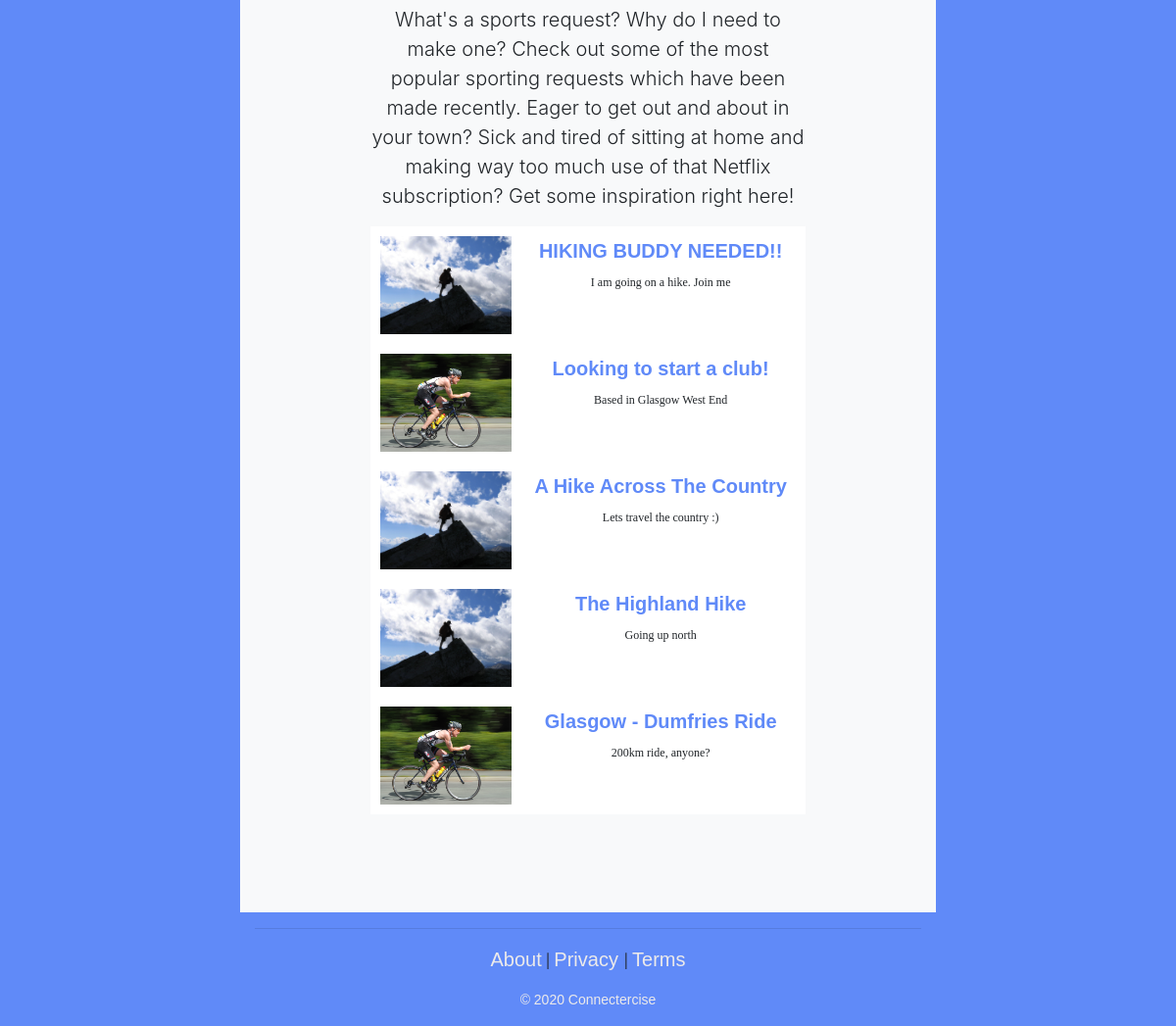
The app's page / (lower part), older data.
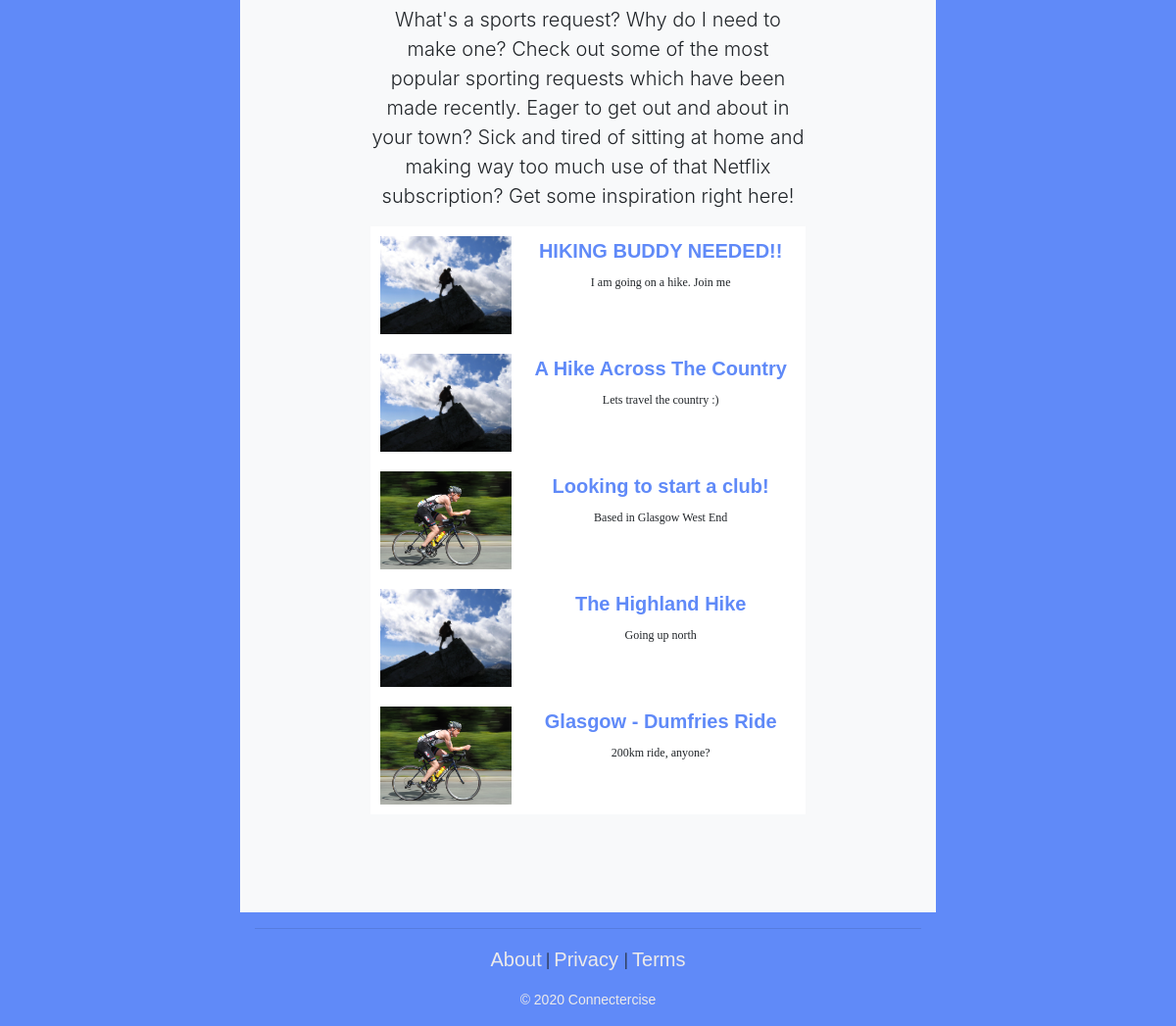
The same page, newer data.
### connectercise/models.py (models this page shows, shortened)
class SportRequest(models.Model):
    sport = models.ForeignKey(Sport, on_delete=models.CASCADE)
    title = models.CharField(max_length=128)
    views = models.IntegerField(default=0)
    slug = models.SlugField(unique=True)
    request_id = models.CharField(max_length=128,primary_key=True)
    suggested_date = models.DateField(null=True, blank=True, help_text='MM/DD/YY (optional HH:MM)')
    location = models.CharField(max_length=512)
    creator = models.ForeignKey(User, on_delete=models.CASCADE)
    desc = models.CharField(max_length=1024)
    completed = models.BooleanField(default=False)
    picture = models.ImageField(upload_to='requests', blank=True)

class Sport(models.Model):
    name = models.CharField(max_length=128, unique=True)
    slug = models.SlugField(unique=True)
    picture = models.ImageField(upload_to='sports', default='sports/default.jpg')

### connectercise/views.py (the view)
# urls.py: path('', views.index, name='index'),
def index(request):
    if request.user.is_authenticated:
        if timezone.now() - request.user.date_joined < timedelta(seconds=5):
            return redirect(reverse('connectercise:user_settings', kwargs={'user_profile_slug': request.user}))
    sport_list = Sport.objects.all()[:5]
    request_list = SportRequest.objects.order_by('-views')[:5]
    context_dict = {}
    context_dict['boldmessage'] = 'lorem ipsum?'
    context_dict['sports'] = sport_list
    context_dict['requests'] = request_list
    return render(request, 'connectercise/index.html', context=context_dict)

### templates/connectercise/index.html (shortened to what this page needs)
{% extends 'connectercise/base.html' %}
{% load static %}
{% load static %}
{% block body_block %}
{% if user.is_authenticated %}
<div class="container text-center">
    <div class="jumbotron p-4">
        <div class="container">
              <h1>Oh hello,
                {% if user.first_name %}
                {{ user.first_name }} {{ user.last_name }}!
                {% else %}
                {{ user.username }}!
                {% endif %}
                </h1>
        </div>
    </div>
  <br>
<section id="sports" class="bg-light">
<div class="container">
  <div class="row">
    <div class="col-lg-8 mx-auto">
    <h2>Check out some of the sports.</h2><br>
      <ul class="nav flex-column">
        {% if sports %}
            {% for s in sports %}
                <ul class="list">
                    <li class="list">
                    <img class="list" src="{{ s.picture.url }}" />
                    <h3 class="list"><a class="nav-link active" href = "{% url 'connectercise:show_sport' s.slug %}">
                    {{ s.name }}</a></h3>
                    </li>
                </ul>
            {% endfor %}
        {% else %}
            <li class="nav-item">There are no sports present.</li>
        {% endif %}
    </ul>
    </div>
  </div>
</div>
</section>
<br>
<section id="requests" class="bg-light">
<div class="container">
  <div class="row">
    <div class="col-lg-8 mx-auto">
      {% if requests %}
      <h2>Explore trending requests right now.</h2><br>
        <ul class="nav flex-column">
            {% for r in requests %}
                <ul class="list">
                    <li class="list">
                    {% if r.picture %}
                    <img class="list" src="{{ r.picture.url }}" />
                    {% else %}
                    <img class="list" src="{{ r.sport.picture.url }}" />
                    {% endif %}
                    <h3 class="list"><a href="{% url 'connectercise:show_request' r.sport.slug r.slug %}">
                    {{ r.title }}</a></h3>
                    <p class="list">{{ r.desc }}</p>
                    </li>
                </ul>
            {% endfor %}
      {% else %}
            <li class="nav-item">There are no requests present.</li>
      {% endif %}
    </ul>
    </div>
  </div>
</div>
</section>
{% else %}
<section id="requests" class="bg-light">
  <div class="container">
    <div class="row">
      <div class="col-lg-8 mx-auto">
        <p class="lead">What's a sports request? Why do I need to make one? Check out some of the most popular sporting requests which have been made recently. Eager to get out and about in your town? Sick and tired of sitting at home and making way too much use of that Netflix subscription? Get some inspiration right here!</p>
          <ul class="nav flex-column">
          {% if requests %}
              {% for r in requests %}
                  <ul class="list">
                      <li class="list">
                      {% if r.picture %}
                      <img class="list" src="{{ r.picture.url }}" />
                      {% else %}
                      <img class="list" src="{{ r.sport.picture.url }}" />
                      {% endif %}
                      <h3 class="list"><a href="{% url 'connectercise:show_request' r.sport.slug r.slug %}">
                      {{ r.title }}</a></h3>
                      <p class="list">{{ r.desc }}</p>
                      </li>
                  </ul>
              {% endfor %}
          {% else %}
              <li class="nav-item">There are no requests present.</li>
          {% endif %}
      </ul>
      </div>
    </div>
  </div>
</section>
{% endif %}
{% endblock %}

### templates/connectercise/base.html (shortened to what this page needs)
<!DOCTYPE html>
{% load static %}
{% load connectercise_template_tags %}
<html lang="en">
    <head>
    <link href="{% static 'vendor/bootstrap/css/bootstrap.min.css' %}" rel="stylesheet">
    <link href="{% static 'css/dashboard.css' %}" rel="stylesheet">
    <link rel="stylesheet" href="https://cdnjs.cloudflare.com/ajax/libs/font-awesome/4.7.0/css/font-awesome.min.css">
    <link href="{% static 'css/scrolling-nav.css' %}" rel="stylesheet">
    </head>
    <body>
        {% if user.is_authenticated %}
        <div class="container-fluid">
            <div class="row">
                <nav class="col-md-2 d-none d-md-block bg-light sidebar">
                    <div class="wrapper">
                    <div class="sidebar-sticky">
                        <ul class="nav flex-column">
                        <a class="logo" href="{% url 'connectercise:index' %}">
                            <span style="margin-left:5%" class="menu-collapsed">CONNECTERCISE</span>
                        </a>
                        <hr>
                            <ul class="nav flex-column">
                                <li class="nav-item">
                                    <a class="nav-link" href="{% url 'connectercise:index' %}">
                                    <span data-feather="home"></span>
                                    Dashboard <span class="sr-only">(current)</span>
                                    </a>
                                </li>
                                <li class="nav-item">
                                    <a class="nav-link" href="{% url 'connectercise:explore' %}">
                                    <span data-feather="activity"></span>
                                    Explore
                                    </a>
                                </li>
                                <li class="nav-item">
                                    <a class="nav-link" href="{% url 'connectercise:search' %}">
                                    <span data-feather="search"></span>
                                    Search
                                    </a>
                                </li>
                                {% if user.is_authenticated %}
                                <li class="nav-item">
                                    <a class="nav-link" href="{% url 'connectercise:show_user' user.username %}">
                                    <span data-feather="eye"></span>
                                    {{ user.username }}
                                    </a>
                                </li>
                                <li class="nav-item">
                                    <a class="nav-link" href="{% url 'connectercise:add_request' %}">
                                    <span data-feather="plus"></span>
                                    Add a Request
                                    </a>
                                </li>
                                <li class="nav-item">
                                    <a class="nav-link" href="{% url 'auth_password_change' %}">
                                    <span data-feather="lock"></span>
                                    Change Password
                                    </a>
                                </li>
                                <li class="nav-item">
                                    <a class="nav-link" href="{% url 'auth_logout' %}?next={% url 'connectercise:index' %}">
                                    <span data-feather="log-out"></span>
                                    Logout
                                    </a>
                                </li>
                                {% else %}
                                    <li class="nav-item">
                                    <a class="nav-link" href="{% url 'auth_login' %}">
                                    <span data-feather="log-in"></span>
                                    Login
                                    </a>
                                </li>
                                {% endif %}
                            </ul>
                        </ul>
                    </div>
                    </div>
                </nav>
                <main role="main" class="col-md-9  ml-sm-auto col-lg-10 px-4">
            {% else %}
            <div class="container text-center">
            <main role="main" class="col-lg-8 mx-auto">
            {% endif %}
                    {% block body_block %}
                    {% endblock %}
            <div class="container text-center"
            <footer>
                <hr>
                    <a class="footer" href="{% url 'connectercise:about' %}">About</a> | <a class="footer" href="{% url 'connectercise:privacy_policy' %}">Privacy </a> | <a class="footer" href="{% url 'connectercise:terms_of_service' %}">Terms</a></p>
                    <p class="footer">&copy; 2020 Connectercise
            </div>
            </main>
        </div>
    </body>
</html>

### static/css/dashboard.css (style rules this page uses)
body { font-size: .875rem; background-color: #608AF8; }
a { color: #608AF8; font-family: helvetica; }
a.footer { color: rgb(236, 234, 234); font-family: helvetica; font-size: 20px; text-decoration: none; }
p.footer { color: rgb(236, 234, 234); font-family: helvetica; text-decoration: none; }
[role="main"] { padding-top: 133px; }
@media (min-width: 768px) { [role="main"] { padding-top: 48px; } }
ul.list { list-style-type: none; position: relative; background: rgb(255, 255, 255); width: 500px; }
h3.list { font: bold 20px/1.5 Helvetica, Verdana, sans-serif; }
li img.list { float: left; margin: 0 15px 0 0; background: rgb(255, 255, 255); max-height: 200px; }
li p.list { font: 200 12px/1.5 Georgia, Times New Roman, serif; }
li.list { padding: 10px; overflow: auto; }
* { box-sizing: border-box; }

### static/css/scrolling-nav.css (style rules this page uses)
section { padding: 100px 0; }
* { margin: 0; padding: 0; }
ul.list { list-style-type: none; width: 100%; }
h3.list { font: bold 20px/1.5 Helvetica, Verdana, sans-serif; }
li img.list { float: left; margin: 0 15px 0 0; max-height: 100px; }
li p.list { font: 200 12px/1.5 Georgia, Times New Roman, serif; }
li.list { padding: 10px; overflow: auto; }

Row changes from the older to the newer data that the page shows:
changed SportRequest "A Hike Across The Country": moves up the list
